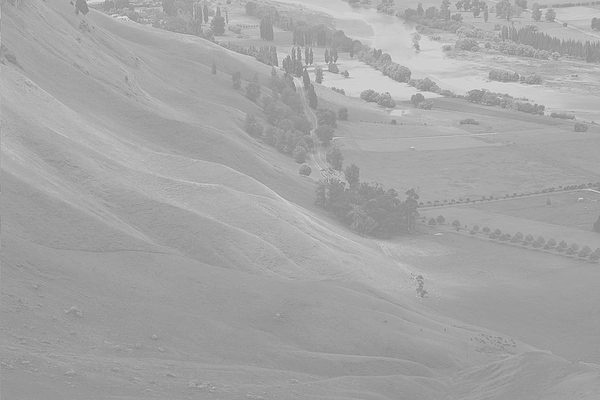
#> input picture تمرین4/Part_4/BrightImage_gamma_0.8.jpg, 600 x 400 px, given as the content of the folder Input_Images, which was not available
$ python 'image processing_part4.py'
#> lines starting #> are read from the running program, lines starting #| are printed output that depends on the picture; pictures that were not available may be replaced by others from this repository, and a replacement may not be noted
# Q4
# نکتهٔ اصلی این است که توان را روی مقادیر خام ۰ تا ۲۵۵ نمی‌زنیم.
# مثلاً 255^1.2 حدود ۸۰۰ می‌شود و بعد از clip بیشتر پیکسل‌ها سفید می‌شوند.
# برای همین اول تصویر را بر ۲۵۵ تقسیم می‌کنیم تا در بازهٔ ۰ تا ۱ باشد، توان می‌زنیم و دوباره در ۲۵۵ ضرب می‌کنیم.
# در گزارش این را به‌عنوان نرمال‌سازی قبل از تبدیل توضیح دهید.
import os
import cv2
import numpy as np

input_folder = "Input_Images"
output_folder = "Output_Images/Part_4"
gama = [0.8, 0.9, 1.1, 1.2]
def apply_gamma(image, g):
    norm = image.astype(np.float32) / 255.0
    tmp = np.power(norm, g) * 255.0
    tmp = np.clip(tmp, 0, 255)
    return np.round(tmp).astype(np.uint8)

for filename in os.listdir(input_folder):
    path = os.path.join(input_folder, filename)
    img = cv2.imread(path, cv2.IMREAD_GRAYSCALE)
#> img is the input picture: shape (400, 600); min 124, max 233, mean 164.9
    if img is None:
        continue
    for g in gama:
        result = apply_gamma(img, g)
        name, ext = os.path.splitext(filename)
        output_name = f"{name}_gamma_{g}{ext}"
        output_path = os.path.join(output_folder, output_name)
        cv2.imwrite(output_path, result)
        print("Saved to:", output_path)


# Elaheh Aali
# Q5
# اول هیستوگرام تصویر ورودی رو حساب میکنیم و ذخیره میکنیم.
# بعد Histogram Equalization رو خودمون پیاده میکنیم:
#   1) هیستوگرام h(k) برای k از 0 تا 255
#   2) هیستوگرام نرمال شده p(k) = h(k) / N
#   3) تابع توزیع تجمعی cdf(k) = جمع p(j) برای j تا k
#   4) نگاشت جدید s(k) = round(255 * cdf(k))
# در آخر هر پیکسل با مقدار k رو با s(k) عوض میکنیم.
import os
import cv2
import numpy as np
import matplotlib
matplotlib.use("Agg")
import matplotlib.pyplot as plt

input_folder = "Input_Images"
output_folder = "Output_Images/Part_5"
os.makedirs(output_folder, exist_ok=True)


def compute_histogram(image):
    # تعداد پیکسلهای هر مقدار از 0 تا 255
    return np.bincount(image.ravel(), minlength=256)


def save_histogram(hist, title, path):
    plt.figure(figsize=(6, 4))
    plt.bar(np.arange(256), hist, width=1.0, color="gray")
    plt.xlim(0, 255)
    plt.xlabel("Intensity")
    plt.ylabel("Pixel count")
    plt.title(title)
    plt.tight_layout()
    plt.savefig(path)
    plt.close()


def equalize(image, hist):
    n = image.size
    pdf = hist / n
    cdf = np.cumsum(pdf)
    mapping = np.round(255 * cdf).astype(np.uint8)
    # جدول نگاشت رو یکجا روی همه پیکسلها اعمال میکنیم
    return mapping[image]


for filename in os.listdir(input_folder):
    path = os.path.join(input_folder, filename)
    img = cv2.imread(path, cv2.IMREAD_GRAYSCALE)
    if img is None:
        continue
    print(filename)
    name, ext = os.path.splitext(filename)

    # هیستوگرام تصویر اصلی
    hist = compute_histogram(img)
#> hist = 256 values, max 10511 at index 161, min 0 at index 0, mean 937.5
    save_histogram(hist, f"Histogram of {name}",
                   os.path.join(output_folder, f"{name}_hist.png"))
#> in save_histogram, `plt.savefig(path)`:
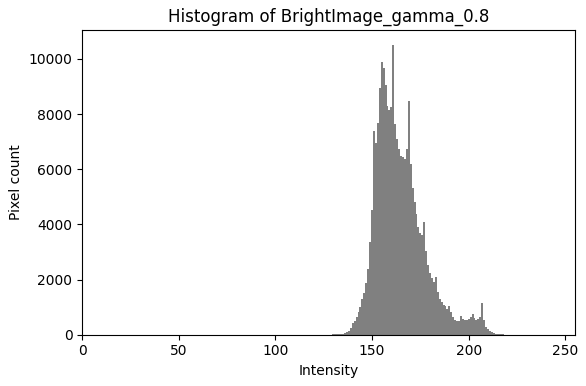
#> figure drawn by matplotlib, 1 panel; tallest bar 10511 high, from x = 160.5 to 161.5

    # equalization
    eq = equalize(img, hist)
#> in equalize, `pdf = hist / n`: pdf = 256 values, max 0.0438 at index 161, min 0 at index 0, mean 0.00391
#> in equalize, `cdf = np.cumsum(pdf)`: cdf = 256 values from 0 to 1
#> in equalize, `mapping = np.round(255 * cdf).astype(np.uint8)`: mapping = 256 values from 0 to 255
#> in equalize, `return mapping[image]`:
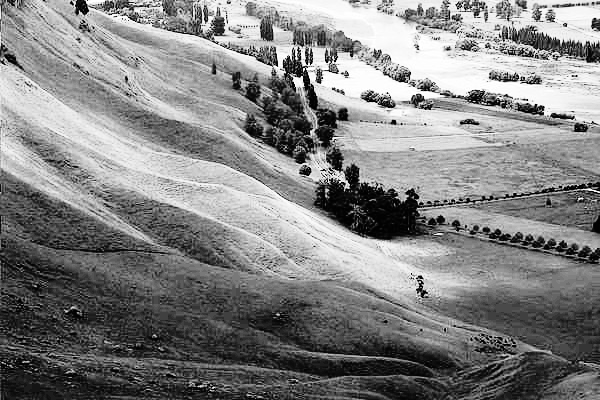
#> returned value: shape (400, 600); min 0, max 255, mean 130.8
    eq_name = f"{name}_equalized{ext}"
    ok = cv2.imwrite(os.path.join(output_folder, eq_name), eq)
    print("Saved:", ok, eq_name)
#| Saved: True BrightImage_gamma_0.8_equalized.jpg

    # هیستوگرام تصویر equalize شده
    hist_eq = compute_histogram(eq)
#> hist_eq = 256 values, max 10511 at index 121, min 0 at index 5, mean 937.5
    save_histogram(hist_eq, f"Histogram of {name} (equalized)",
                   os.path.join(output_folder, f"{name}_equalized_hist.png"))
#> in save_histogram (call 2), `plt.savefig(path)`:
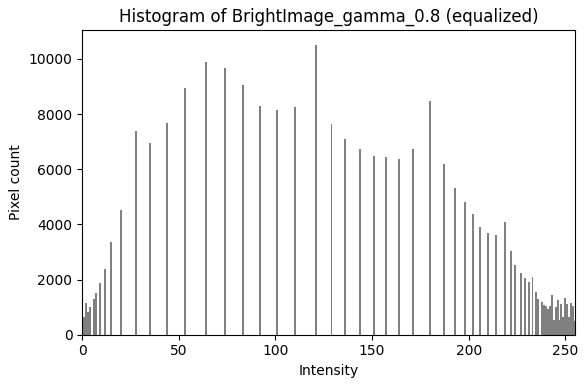
#> figure drawn by matplotlib, 1 panel; tallest bar 10511 high, from x = 120.5 to 121.5

    print("Std before:", round(float(img.std()), 2), " Std after:", round(float(eq.std()), 2))
#| Std before: 13.06  Std after: 72.84

print(os.path.abspath(output_folder))
